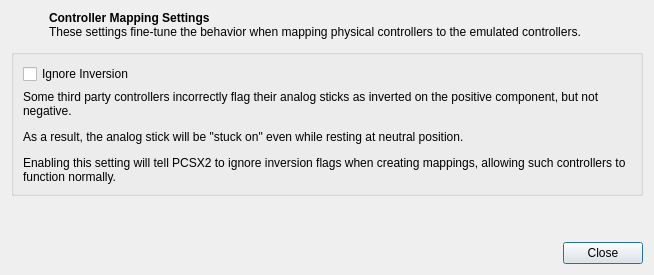
<?xml version="1.0" encoding="UTF-8"?>
<ui version="4.0">
 <class>ControllerMappingSettingsDialog</class>
 <widget class="QDialog" name="ControllerMappingSettingsDialog">
  <property name="geometry">
   <rect>
    <x>0</x>
    <y>0</y>
    <width>654</width>
    <height>275</height>
   </rect>
  </property>
  <property name="windowTitle">
   <string>Controller Mapping Settings</string>
  </property>
  <layout class="QVBoxLayout" name="verticalLayout_2">
   <item>
    <layout class="QHBoxLayout" name="horizontalLayout">
     <item>
      <widget class="QLabel" name="icon">
       <property name="minimumSize">
        <size>
         <width>32</width>
         <height>32</height>
        </size>
       </property>
       <property name="maximumSize">
        <size>
         <width>32</width>
         <height>32</height>
        </size>
       </property>
      </widget>
     </item>
     <item>
      <widget class="QLabel" name="label_4">
       <property name="text">
        <string>&lt;html&gt;&lt;head/&gt;&lt;body&gt;&lt;p&gt;&lt;span style=&quot; font-weight:700;&quot;&gt;Controller Mapping Settings&lt;/span&gt;&lt;br/&gt;These settings fine-tune the behavior when mapping physical controllers to the emulated controllers.&lt;/p&gt;&lt;/body&gt;&lt;/html&gt;</string>
       </property>
       <property name="textFormat">
        <enum>Qt::TextFormat::RichText</enum>
       </property>
       <property name="alignment">
        <set>Qt::AlignmentFlag::AlignLeading|Qt::AlignmentFlag::AlignLeft|Qt::AlignmentFlag::AlignTop</set>
       </property>
       <property name="wordWrap">
        <bool>true</bool>
       </property>
      </widget>
     </item>
    </layout>
   </item>
   <item>
    <widget class="QGroupBox" name="groupBox">
     <property name="title">
      <string/>
     </property>
     <layout class="QVBoxLayout" name="verticalLayout">
      <item>
       <widget class="QCheckBox" name="ignoreInversion">
        <property name="text">
         <string>Ignore Inversion</string>
        </property>
       </widget>
      </item>
      <item>
       <widget class="QLabel" name="label">
        <property name="text">
         <string>&lt;html&gt;&lt;head/&gt;&lt;body&gt;&lt;p&gt;Some third party controllers incorrectly flag their analog sticks as inverted on the positive component, but not negative.&lt;/p&gt;&lt;p&gt;As a result, the analog stick will be &amp;quot;stuck on&amp;quot; even while resting at neutral position. &lt;/p&gt;&lt;p&gt;Enabling this setting will tell PCSX2 to ignore inversion flags when creating mappings, allowing such controllers to function normally.&lt;/p&gt;&lt;/body&gt;&lt;/html&gt;</string>
        </property>
        <property name="wordWrap">
         <bool>true</bool>
        </property>
        <property name="buddy">
         <cstring>ignoreInversion</cstring>
        </property>
       </widget>
      </item>
     </layout>
    </widget>
   </item>
   <item>
    <spacer name="verticalSpacer">
     <property name="orientation">
      <enum>Qt::Orientation::Vertical</enum>
     </property>
     <property name="sizeHint" stdset="0">
      <size>
       <width>20</width>
       <height>28</height>
      </size>
     </property>
    </spacer>
   </item>
   <item>
    <widget class="QDialogButtonBox" name="buttonBox">
     <property name="standardButtons">
      <set>QDialogButtonBox::StandardButton::Close</set>
     </property>
    </widget>
   </item>
  </layout>
 </widget>
 <tabstops>
  <tabstop>ignoreInversion</tabstop>
 </tabstops>
 <resources>
  <include location="../resources/resources.qrc"/>
 </resources>
 <connections/>
</ui>
